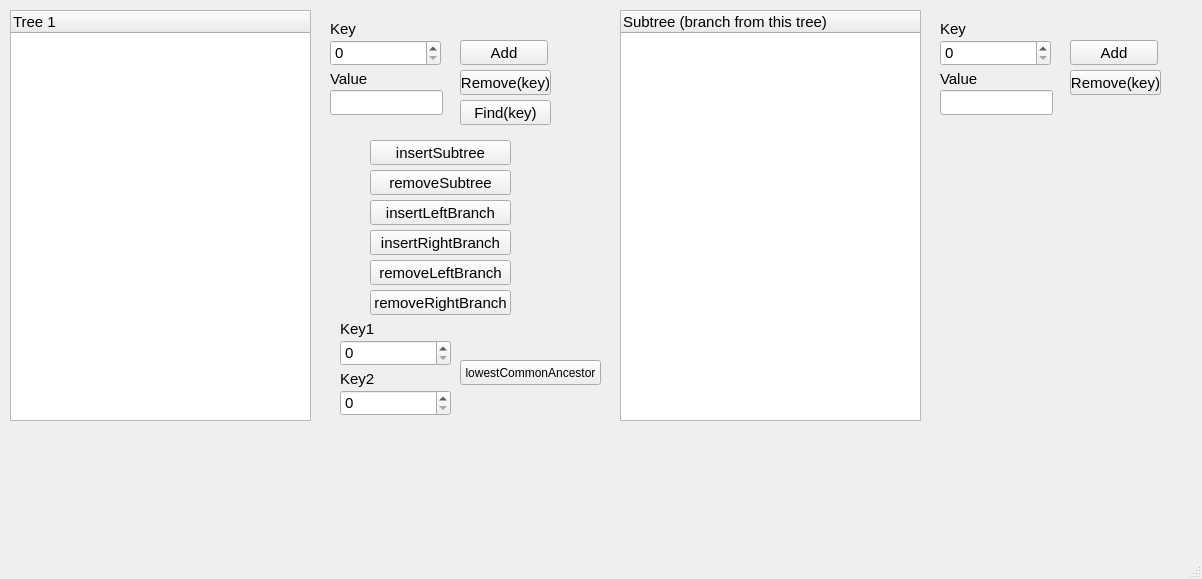
<?xml version="1.0" encoding="UTF-8"?>
<ui version="4.0">
 <class>MainWindow</class>
 <widget class="QMainWindow" name="MainWindow">
  <property name="geometry">
   <rect>
    <x>0</x>
    <y>0</y>
    <width>1202</width>
    <height>579</height>
   </rect>
  </property>
  <property name="font">
   <font>
    <pointsize>11</pointsize>
   </font>
  </property>
  <property name="windowTitle">
   <string>Task1</string>
  </property>
  <widget class="QWidget" name="centralwidget">
   <widget class="QTreeWidget" name="treeWidget">
    <property name="geometry">
     <rect>
      <x>10</x>
      <y>10</y>
      <width>301</width>
      <height>411</height>
     </rect>
    </property>
    <column>
     <property name="text">
      <string>Tree 1</string>
     </property>
    </column>
   </widget>
   <widget class="QTreeWidget" name="treeWidget_2">
    <property name="geometry">
     <rect>
      <x>620</x>
      <y>10</y>
      <width>301</width>
      <height>411</height>
     </rect>
    </property>
    <column>
     <property name="text">
      <string notr="true">Subtree (branch from this tree)</string>
     </property>
    </column>
   </widget>
   <widget class="QSpinBox" name="spinKey1">
    <property name="geometry">
     <rect>
      <x>330</x>
      <y>40</y>
      <width>111</width>
      <height>26</height>
     </rect>
    </property>
    <property name="maximum">
     <number>1000000000</number>
    </property>
   </widget>
   <widget class="QLineEdit" name="lineValue1">
    <property name="geometry">
     <rect>
      <x>330</x>
      <y>90</y>
      <width>113</width>
      <height>25</height>
     </rect>
    </property>
   </widget>
   <widget class="QLabel" name="label">
    <property name="geometry">
     <rect>
      <x>330</x>
      <y>20</y>
      <width>66</width>
      <height>17</height>
     </rect>
    </property>
    <property name="text">
     <string>Key</string>
    </property>
   </widget>
   <widget class="QLabel" name="label_2">
    <property name="geometry">
     <rect>
      <x>330</x>
      <y>70</y>
      <width>66</width>
      <height>17</height>
     </rect>
    </property>
    <property name="text">
     <string>Value</string>
    </property>
   </widget>
   <widget class="QPushButton" name="addButton1">
    <property name="geometry">
     <rect>
      <x>460</x>
      <y>40</y>
      <width>88</width>
      <height>25</height>
     </rect>
    </property>
    <property name="text">
     <string>Add</string>
    </property>
   </widget>
   <widget class="QPushButton" name="removeButton1">
    <property name="geometry">
     <rect>
      <x>460</x>
      <y>70</y>
      <width>91</width>
      <height>25</height>
     </rect>
    </property>
    <property name="text">
     <string>Remove(key)</string>
    </property>
   </widget>
   <widget class="QPushButton" name="findButton1">
    <property name="geometry">
     <rect>
      <x>460</x>
      <y>100</y>
      <width>91</width>
      <height>25</height>
     </rect>
    </property>
    <property name="text">
     <string>Find(key)</string>
    </property>
   </widget>
   <widget class="QSpinBox" name="spinKey2">
    <property name="geometry">
     <rect>
      <x>940</x>
      <y>40</y>
      <width>111</width>
      <height>26</height>
     </rect>
    </property>
    <property name="maximum">
     <number>1000000000</number>
    </property>
   </widget>
   <widget class="QPushButton" name="addButton2">
    <property name="geometry">
     <rect>
      <x>1070</x>
      <y>40</y>
      <width>88</width>
      <height>25</height>
     </rect>
    </property>
    <property name="text">
     <string>Add</string>
    </property>
   </widget>
   <widget class="QLabel" name="label_3">
    <property name="geometry">
     <rect>
      <x>940</x>
      <y>20</y>
      <width>66</width>
      <height>17</height>
     </rect>
    </property>
    <property name="text">
     <string>Key</string>
    </property>
   </widget>
   <widget class="QLabel" name="label_4">
    <property name="geometry">
     <rect>
      <x>940</x>
      <y>70</y>
      <width>66</width>
      <height>17</height>
     </rect>
    </property>
    <property name="text">
     <string>Value</string>
    </property>
   </widget>
   <widget class="QPushButton" name="removeButton2">
    <property name="geometry">
     <rect>
      <x>1070</x>
      <y>70</y>
      <width>91</width>
      <height>25</height>
     </rect>
    </property>
    <property name="text">
     <string>Remove(key)</string>
    </property>
   </widget>
   <widget class="QLineEdit" name="lineValue2">
    <property name="geometry">
     <rect>
      <x>940</x>
      <y>90</y>
      <width>113</width>
      <height>25</height>
     </rect>
    </property>
   </widget>
   <widget class="QPushButton" name="insertSubtreeButton">
    <property name="geometry">
     <rect>
      <x>370</x>
      <y>140</y>
      <width>141</width>
      <height>25</height>
     </rect>
    </property>
    <property name="text">
     <string>insertSubtree</string>
    </property>
   </widget>
   <widget class="QPushButton" name="insertLBranchButton">
    <property name="geometry">
     <rect>
      <x>370</x>
      <y>200</y>
      <width>141</width>
      <height>25</height>
     </rect>
    </property>
    <property name="text">
     <string>insertLeftBranch</string>
    </property>
   </widget>
   <widget class="QPushButton" name="insertRBranchButton">
    <property name="geometry">
     <rect>
      <x>370</x>
      <y>230</y>
      <width>141</width>
      <height>25</height>
     </rect>
    </property>
    <property name="text">
     <string>insertRightBranch</string>
    </property>
   </widget>
   <widget class="QPushButton" name="removeSubtreeButton">
    <property name="geometry">
     <rect>
      <x>370</x>
      <y>170</y>
      <width>141</width>
      <height>25</height>
     </rect>
    </property>
    <property name="text">
     <string>removeSubtree</string>
    </property>
   </widget>
   <widget class="QPushButton" name="removeLBranchButton">
    <property name="geometry">
     <rect>
      <x>370</x>
      <y>260</y>
      <width>141</width>
      <height>25</height>
     </rect>
    </property>
    <property name="text">
     <string>removeLeftBranch</string>
    </property>
   </widget>
   <widget class="QPushButton" name="removeRBranchButton">
    <property name="geometry">
     <rect>
      <x>370</x>
      <y>290</y>
      <width>141</width>
      <height>25</height>
     </rect>
    </property>
    <property name="text">
     <string>removeRightBranch</string>
    </property>
   </widget>
   <widget class="QPushButton" name="lowestCommonAncestorButton">
    <property name="geometry">
     <rect>
      <x>460</x>
      <y>360</y>
      <width>141</width>
      <height>25</height>
     </rect>
    </property>
    <property name="font">
     <font>
      <pointsize>9</pointsize>
     </font>
    </property>
    <property name="text">
     <string>lowestCommonAncestor</string>
    </property>
   </widget>
   <widget class="QSpinBox" name="spin1">
    <property name="geometry">
     <rect>
      <x>340</x>
      <y>340</y>
      <width>111</width>
      <height>26</height>
     </rect>
    </property>
    <property name="maximum">
     <number>1000000000</number>
    </property>
   </widget>
   <widget class="QLabel" name="label_5">
    <property name="geometry">
     <rect>
      <x>340</x>
      <y>320</y>
      <width>66</width>
      <height>17</height>
     </rect>
    </property>
    <property name="text">
     <string>Key1</string>
    </property>
   </widget>
   <widget class="QSpinBox" name="spin2">
    <property name="geometry">
     <rect>
      <x>340</x>
      <y>390</y>
      <width>111</width>
      <height>26</height>
     </rect>
    </property>
    <property name="maximum">
     <number>1000000000</number>
    </property>
   </widget>
   <widget class="QLabel" name="label_6">
    <property name="geometry">
     <rect>
      <x>340</x>
      <y>370</y>
      <width>66</width>
      <height>17</height>
     </rect>
    </property>
    <property name="text">
     <string>Key2</string>
    </property>
   </widget>
  </widget>
  <widget class="QMenuBar" name="menubar">
   <property name="geometry">
    <rect>
     <x>0</x>
     <y>0</y>
     <width>1202</width>
     <height>22</height>
    </rect>
   </property>
  </widget>
  <widget class="QStatusBar" name="statusbar"/>
 </widget>
 <resources/>
 <connections/>
</ui>
